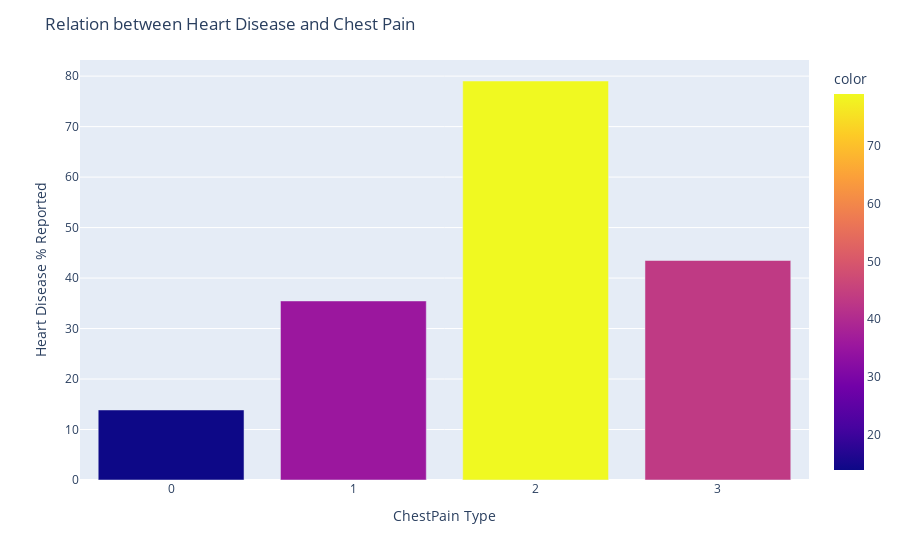

The notebook cell saved with this chart:
### Code cell
df_cpt = datafile.groupby('ChestPainType')['HeartDisease'].sum()
df_cpt_count = datafile.groupby('ChestPainType')['HeartDisease'].count()

fig = px.bar(x=df_cpt.index.astype(str) , y=df_cpt.values/df_cpt_count.values*100 , color = df_cpt.values/df_cpt_count.values*100,
                   barmode="group")
fig.update_layout(xaxis_title="ChestPain Type", yaxis_title="Heart Disease % Reported",title = "Relation between Heart Disease and Chest Pain " )

fig.show()

### Figure 1 — Plotly figure (JSON) as saved in the notebook; plotly's stock layout.template omitted (floating-point values rounded to 4 significant figures)
{"data": [{"alignmentgroup": "True", "hovertemplate": "x=%{x}<br>y=%{y}<br>color=%{marker.color}<extra></extra>", "legendgroup": "", "marker": {"color": [13.87, 35.47, 79.03, 43.48], "coloraxis": "coloraxis", "pattern": {"shape": ""}}, "name": "", "offsetgroup": "", "orientation": "v", "showlegend": false, "textposition": "auto", "type": "bar", "x": ["0", "1", "2", "3"], "xaxis": "x", "y": [13.87, 35.47, 79.03, 43.48], "yaxis": "y"}], "layout": {"barmode": "group", "coloraxis": {"colorbar": {"title": {"text": "color"}}, "colorscale": [[0, "#0d0887"], [0.1111, "#46039f"], [0.2222, "#7201a8"], [0.3333, "#9c179e"], [0.4444, "#bd3786"], [0.5556, "#d8576b"], [0.6667, "#ed7953"], [0.7778, "#fb9f3a"], [0.8889, "#fdca26"], [1, "#f0f921"]]}, "legend": {"tracegroupgap": 0}, "margin": {"t": 60}, "title": {"text": "Relation between Heart Disease and Chest Pain "}, "xaxis": {"anchor": "y", "domain": [0, 1], "title": {"text": "ChestPain Type"}}, "yaxis": {"anchor": "x", "domain": [0, 1], "title": {"text": "Heart Disease % Reported"}}}}
